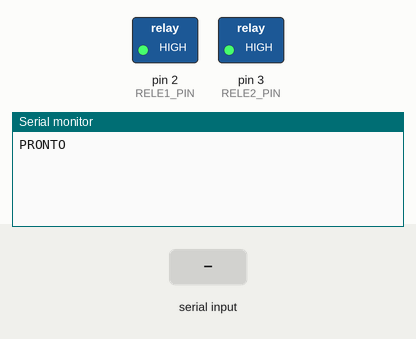
Bench run of a sketch on a simulated Arduino Uno, built with avr-gcc and run on an emulated ATmega328P. Parts: switched loads named in the sketch (green lamp = pin HIGH), the last lines printed to the serial monitor. The test bench sets the inputs (shaded band).

Above: at 1.2 s.
1.3 s: "status\n" received over Serial
At 2.0 s:
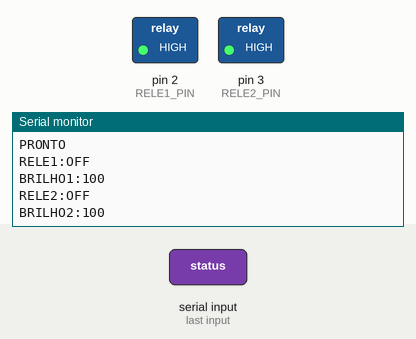
2.8 s: "90,45\n" received over Serial
At 4.0 s:
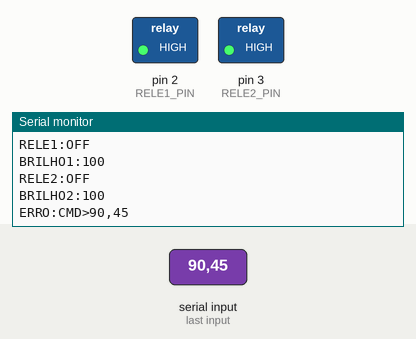
4.3 s: "1\n" received over Serial
At 5.1 s:
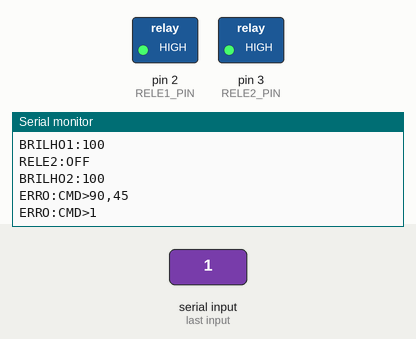

Measured:
- after the input at 1.3 s, the serial monitor: prints a new line at once (image 1)
- after the input at 2.8 s, the serial monitor: prints a new line at once (image 2)
- after the input at 4.3 s, the serial monitor: prints a new line at once (image 3)

The sketch:

arduino_control.ino
```cpp
// ================================================================
//  CTRL::PANEL — Arduino UNO
//  Controle de Lâmpadas via Web Serial (9600 baud)
//
//  COMPONENTES:
//    - Relé 1  → pino Digital 2  (Lâmpadas 1)
//    - Relé 2  → pino Digital 3  (Lâmpadas 2)
//
//  PROTOCOLO — Interface → Arduino:
//    "rele1 on"        → liga   Lâmpadas 1
//    "rele1 off"       → desliga Lâmpadas 1
//    "rele2 on/off"    → liga/desliga Lâmpadas 2
//    "brilho1 <0-100>" → intensidade Lâmpadas 1 (PWM se disponível)
//    "brilho2 <0-100>" → intensidade Lâmpadas 2
//    "status"          → retorna estado de todos os relés
//
//  PROTOCOLO — Arduino → Interface:
//    "RELE1:ON"        / "RELE1:OFF"
//    "RELE2:ON"        / "RELE2:OFF"
//    "BRILHO1:XX"      (0-100)
//    "BRILHO2:XX"
//    "PRONTO"
// ================================================================

// ── PINOS ────────────────────────────────────────────────────────
#define RELE1_PIN  2
#define RELE2_PIN  3

// ── ESTADO ───────────────────────────────────────────────────────
bool   rele[3]   = {false, false, false}; // índices 1-2
int    brilho[3] = {0, 100, 100};         // % (0-100), índices 1-2
String inputBuffer = "";

// ── MAPEAMENTO PINO ──────────────────────────────────────────────
int pinRele(int n) {
  if (n == 1) return RELE1_PIN;
  if (n == 2) return RELE2_PIN;
  return -1;
}

// ================================================================
void setup() {
  Serial.begin(9600);

  pinMode(RELE1_PIN, OUTPUT);
  pinMode(RELE2_PIN, OUTPUT);

  // Módulos relé ativo em LOW → inicializa HIGH (desligado)
  digitalWrite(RELE1_PIN, HIGH);
  digitalWrite(RELE2_PIN, HIGH);

  Serial.println("PRONTO");
}

// ================================================================
void loop() {
  lerSerial();
}

// ================================================================
void lerSerial() {
  while (Serial.available() > 0) {
    char c = (char)Serial.read();
    if (c == '\n' || c == '\r') {
      inputBuffer.trim();
      if (inputBuffer.length() > 0) {
        processarComando(inputBuffer);
        inputBuffer = "";
      }
    } else {
      inputBuffer += c;
    }
  }
}

// ================================================================
void processarComando(String cmd) {
  cmd.trim();
  cmd.toLowerCase();

  // ── RELE N ON/OFF ────────────────────────────────────────────
  for (int n = 1; n <= 2; n++) {
    String prefOn  = "rele" + String(n) + " on";
    String prefOff = "rele" + String(n) + " off";

    if (cmd == prefOn) {
      rele[n] = true;
      digitalWrite(pinRele(n), LOW);   // LOW = ativa relé
      Serial.println("RELE" + String(n) + ":ON");
      return;
    }
    if (cmd == prefOff) {
      rele[n] = false;
      digitalWrite(pinRele(n), HIGH);  // HIGH = desativa relé
      Serial.println("RELE" + String(n) + ":OFF");
      return;
    }
  }

  // ── BRILHO N <0-100> ─────────────────────────────────────────
  for (int n = 1; n <= 2; n++) {
    String pref = "brilho" + String(n) + " ";
    if (cmd.startsWith(pref)) {
      int pct = constrain(cmd.substring(pref.length()).toInt(), 0, 100);
      brilho[n] = pct;
      // Nota: relés são on/off — o brilho é armazenado e enviado de volta
      // para a interface usar como referência visual. Se usar dimmer externo
      // via PWM, substitua a linha abaixo por analogWrite(pinRele(n), map(pct,0,100,0,255))
      Serial.println("BRILHO" + String(n) + ":" + String(pct));
      return;
    }
  }

  // ── STATUS GERAL ─────────────────────────────────────────────
  if (cmd == "status") {
    for (int n = 1; n <= 2; n++) {
      Serial.println("RELE"   + String(n) + ":" + (rele[n]   ? "ON" : "OFF"));
      Serial.println("BRILHO" + String(n) + ":" + String(brilho[n]));
    }
    return;
  }

  // ── DESCONHECIDO ─────────────────────────────────────────────
  Serial.println("ERRO:CMD>" + cmd);
}
```
